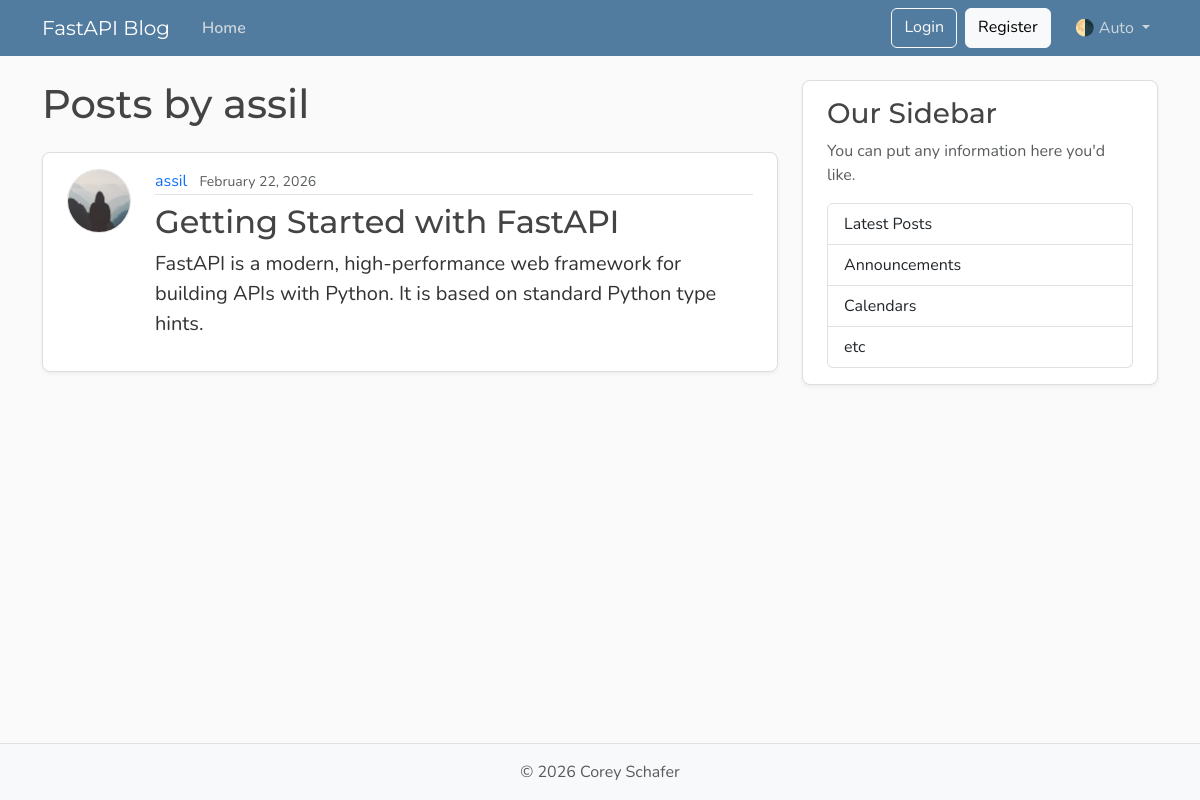
The page /users/1/posts on the database its author committed.
### models/user.py (models this page shows, shortened)
class User(Base):
    __tablename__ = "users"
    id: Mapped[int] = mapped_column(Integer, primary_key=True, index=True)
    username: Mapped[str] = mapped_column(String(50), unique=True, nullable=False)
    email: Mapped[str] = mapped_column(String(120), unique=True, nullable=False)
    image_file: Mapped[str | None] = mapped_column(
        String(200),
        nullable=True,
        default=None,
    )
    posts: Mapped[list[Post]] = relationship(
        back_populates="author", cascade="all, delete-orphan"
    )

### models/post.py (models this page shows)
class Post(Base):
    __tablename__ = "posts"
    id: Mapped[int] = mapped_column(Integer, primary_key=True, index=True)
    title: Mapped[str] = mapped_column(String(100), nullable=False)
    content: Mapped[str] = mapped_column(Text, nullable=False)
    user_id: Mapped[int] = mapped_column(
        ForeignKey("users.id"),
        nullable=False,
        index=True,
    )
    date_posted: Mapped[datetime] = mapped_column(
        DateTime(timezone=True),
        default=lambda: datetime.now(UTC),
    )
    author: Mapped[User] = relationship(back_populates="posts")

### routes/pages.py (the view)
@router.get("/users/{user_id}/posts")
async def user_posts_page(
    request: Request,
    user_id: int,
    db: SessionDep,
):
    user = await db.get(User, user_id,options=[selectinload(User.posts)])
    if not user:
        raise HTTPException(
            status_code=status.HTTP_404_NOT_FOUND,
            detail="User not found",
        )
    posts = user.posts
    return templates.TemplateResponse(
        request,
        "user_posts.html",
        {"posts": posts, "user": user, "title": f"{user.username}'s Posts"},
    )

### templates/user_posts.html
{% extends "layout.html" %}
{% block content %}
  <h1 class="mb-4">Posts by {{ user.username }}</h1>
  {% for post in posts %}
    <article class="content-section py-3 px-4 mb-4">
      <div class="d-flex align-items-start gap-4">
        <img class="rounded-circle article-img flex-shrink-0"
             src="{{ post.author.image_path }}"
             alt="{{ post.author.username }}'s profile picture"
             width="64"
             height="64"
             loading="lazy">
        <div class="flex-grow-1">
          <div class="article-metadata mb-2">
            <a class="me-2"
               href="{{ url_for('user_posts_page', user_id=post.author.id) }}">{{ post.author.username }}</a>
            <small class="text-body-secondary">{{ post.date_posted.strftime("%B %d, %Y") }}</small>
          </div>
          <h2>
            <a class="article-title"
               href="{{ url_for('post_page', post_id=post.id) }}">{{ post.title }}</a>
          </h2>
          <p class="article-content">{{ post.content }}</p>
        </div>
      </div>
    </article>
  {% else %}
    <p class="text-body-secondary">No posts by this user yet.</p>
  {% endfor %}
{% endblock content %}

### static/css/main.css (style rules this page uses)
:root { --font-heading: "Montserrat", system-ui, -apple-system, BlinkMacSystemFont, sans-serif; --font-body: "Nunito", system-ui, -apple-system, BlinkMacSystemFont, sans-serif; --color-bg-body: #fafafa; --color-bg-content: #ffffff; --color-text-primary: #333333; --color-text-heading: #444444; --color-steel: #527c9f; --color-nav-link: #cbd5db; --color-nav-link-hover: #ffffff; --color-link-hover: #428bca; --color-border: #dddddd; --color-border-light: #e3e3e3; --spacing-xl: 5rem; --article-img-size: 4rem; --account-img-size: 7.813rem; }
body { font-family: var(--font-body); background: var(--color-bg-body); color: var(--color-text-primary); }
h1, h2, h3, h4, h5, h6 { font-family: var(--font-heading); color: var(--color-text-heading); }
a { text-decoration: none; }
.content-section { background: var(--color-bg-content); border: 1px solid var(--color-border); border-radius: 0.5rem; box-shadow: 0 2px 4px rgba(15, 23, 42, 0.05); transition: box-shadow 0.15s ease, transform 0.15s ease, border-color 0.15s ease; }
.article-title { color: var(--color-text-heading); transition: color 0.2s ease-in-out; }
.article-content { white-space: pre-line; font-size: 1.25rem; }
.article-img { height: var(--article-img-size); width: var(--article-img-size); flex-shrink: 0; object-fit: cover; border: 1px solid var(--color-border-light); box-shadow: 0 0 0 2px var(--color-bg-content); }
.article-metadata { padding-bottom: 0.063rem; border-bottom: 1px solid var(--color-border-light); }
.article-metadata a { transition: color 0.2s ease-in-out; }

### rows shown on the page
User: username "assil"
Post: author.username "assil", date_posted "February 22, 2026", title "Getting Started with FastAPI", content "FastAPI is a modern, high-performance web framework for building APIs with Python. It is based on standard Python type hints."
